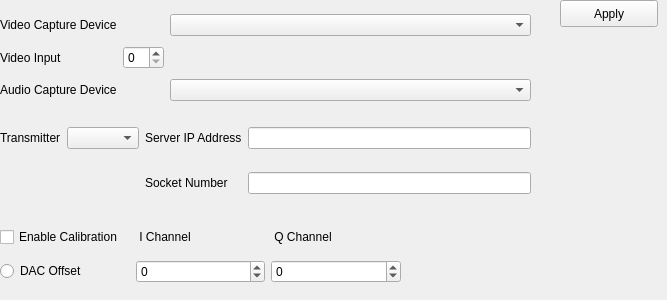
    <widget class="QWidget" name="tab_cap">
     <attribute name="title">
      <string>HW</string>
     </attribute>
     <widget class="QPushButton" name="pushButtonApplyVideoCapture">
      <property name="geometry">
       <rect>
        <x>560</x>
        <y>0</y>
        <width>98</width>
        <height>27</height>
       </rect>
      </property>
      <property name="text">
       <string>Apply</string>
      </property>
     </widget>
     <widget class="QWidget" name="gridLayoutWidget_6">
      <property name="geometry">
       <rect>
        <x>0</x>
        <y>110</y>
        <width>531</width>
        <height>101</height>
       </rect>
      </property>
      <layout class="QGridLayout" name="gridLayout_6">
       <item row="1" column="2">
        <widget class="QLabel" name="label_40">
         <property name="text">
          <string>Socket Number</string>
         </property>
        </widget>
       </item>
       <item row="0" column="2">
        <widget class="QLabel" name="label_39">
         <property name="text">
          <string>Server IP Address</string>
         </property>
        </widget>
       </item>
       <item row="1" column="3">
        <widget class="QLineEdit" name="lineEditServerSocketNumber"/>
       </item>
       <item row="0" column="3">
        <widget class="QLineEdit" name="lineEditServerIpAddress"/>
       </item>
       <item row="0" column="1">
        <widget class="QComboBox" name="comboBoxTransmitterHWType"/>
       </item>
       <item row="0" column="0">
        <widget class="QLabel" name="label_38">
         <property name="text">
          <string>Transmitter</string>
         </property>
        </widget>
       </item>
      </layout>
     </widget>
     <widget class="QWidget" name="gridLayoutWidget_10">
      <property name="geometry">
       <rect>
        <x>0</x>
        <y>220</y>
        <width>401</width>
        <height>71</height>
       </rect>
      </property>
      <layout class="QGridLayout" name="gridLayout_10">
       <item row="2" column="0">
        <widget class="QRadioButton" name="radioButtonDACdc">
         <property name="text">
          <string>DAC Offset</string>
         </property>
        </widget>
       </item>
       <item row="0" column="0">
        <widget class="QCheckBox" name="checkBoxCalibrationEnable">
         <property name="text">
          <string>Enable Calibration</string>
         </property>
        </widget>
       </item>
       <item row="2" column="2">
        <widget class="QSpinBox" name="spinBoxDACdcOffsetQChan">
         <property name="focusPolicy">
          <enum>Qt::WheelFocus</enum>
         </property>
         <property name="minimum">
          <number>-99</number>
         </property>
        </widget>
       </item>
       <item row="2" column="1">
        <widget class="QSpinBox" name="spinBoxDACdcOffsetIChan">
         <property name="minimum">
          <number>-1000</number>
         </property>
         <property name="maximum">
          <number>1000</number>
         </property>
        </widget>
       </item>
       <item row="0" column="1">
        <widget class="QLabel" name="label_45">
         <property name="text">
          <string> I Channel</string>
         </property>
        </widget>
       </item>
       <item row="0" column="2">
        <widget class="QLabel" name="label_46">
         <property name="text">
          <string> Q Channel</string>
         </property>
        </widget>
       </item>
      </layout>
     </widget>
     <widget class="QWidget" name="gridLayoutWidget_13">
      <property name="geometry">
       <rect>
        <x>0</x>
        <y>10</y>
        <width>531</width>
        <height>95</height>
       </rect>
      </property>
      <layout class="QGridLayout" name="gridLayout_13">
       <item row="2" column="0">
        <widget class="QLabel" name="labelAudioCaptureDevice">
         <property name="text">
          <string>Audio Capture Device</string>
         </property>
        </widget>
       </item>
       <item row="0" column="0">
        <widget class="QLabel" name="label_10">
         <property name="text">
          <string>Video Capture Device</string>
         </property>
        </widget>
       </item>
       <item row="1" column="0">
        <widget class="QLabel" name="label_22">
         <property name="text">
          <string>Video Input</string>
         </property>
        </widget>
       </item>
       <item row="1" column="1">
        <widget class="QSpinBox" name="spinBoxSelectInput">
         <property name="maximum">
          <number>10</number>
         </property>
        </widget>
       </item>
       <item row="1" column="2">
        <spacer name="horizontalSpacer_3">
         <property name="orientation">
          <enum>Qt::Horizontal</enum>
         </property>
         <property name="sizeHint" stdset="0">
          <size>
           <width>40</width>
           <height>20</height>
          </size>
         </property>
        </spacer>
       </item>
       <item row="0" column="2">
        <widget class="QComboBox" name="comboBoxVideoCaptureDevice"/>
       </item>
       <item row="2" column="2">
        <widget class="QComboBox" name="comboBoxAudioCaptureDevice"/>
       </item>
      </layout>
     </widget>
    </widget>
